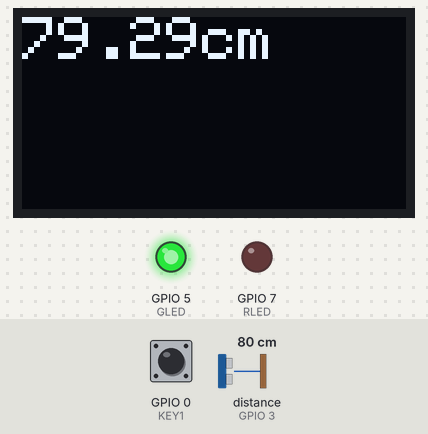
The sketch below on a simulated ESP32. On the bench: 128×64 one-colour display, output pins drawn as LEDs (lit = HIGH). Wiring (inferred from the names in the program): ultrasonic range finder: trigger GPIO 2; echo GPIO 3. Dashed ring = blinking. Inputs (shaded band) come from the test bench; at power-on: GPIO 0 (KEY1) HIGH, distance to the obstacle (sensor on GPIO 3) 80 cm. The echo pulse lasts 58.3 µs per cm; pins used as bus, display or sensor lines are not drawn; what the sketch prints to the serial monitor is not drawn.

Above: at 3.4 s.
3.5 s: GPIO 0 (KEY1) pulled LOW for 1 s
At 3.91 s:
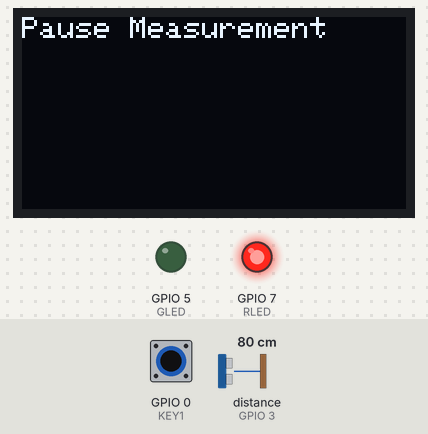
6.0 s: distance to the obstacle (sensor on GPIO 3) set to 2 cm
At 7.4 s:
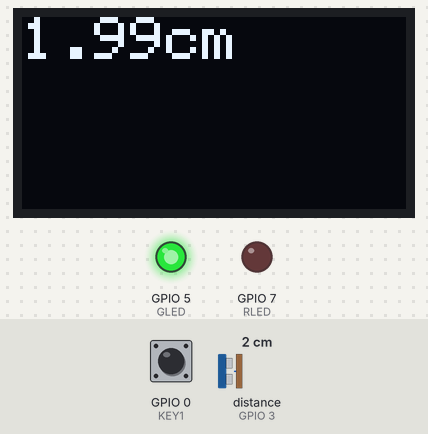
7.8 s: distance to the obstacle (sensor on GPIO 3) set to 120 cm
At 9.2 s:
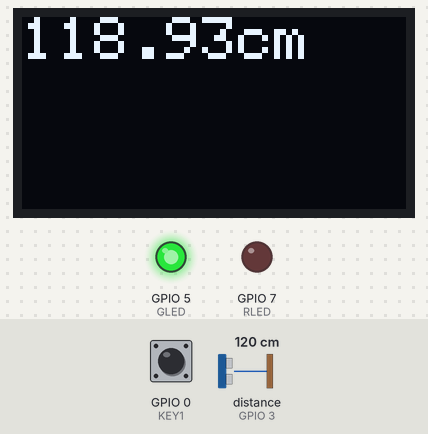
10.1 s: distance to the obstacle (sensor on GPIO 3) set to 4 cm
At 11.8 s:
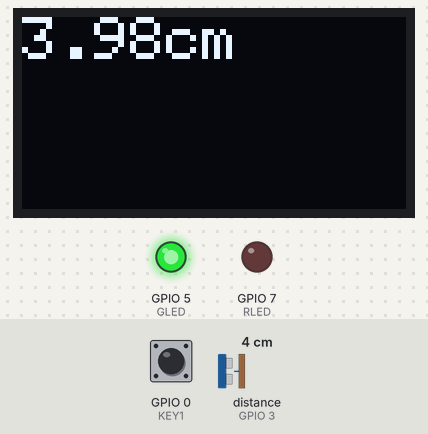
12.3 s: GPIO 0 (KEY1) pulled LOW for 3.2 s
At 13.29 s:
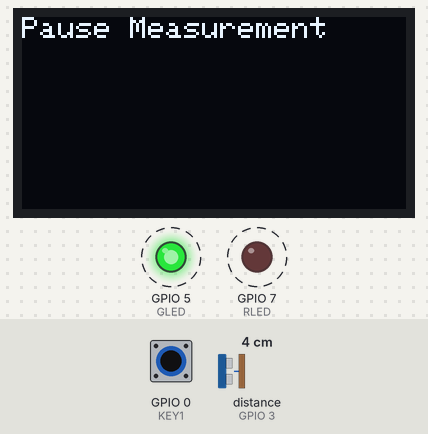
Timing chart, 0 to 16.7 s (numbered marks = the images above; inputs shaded):
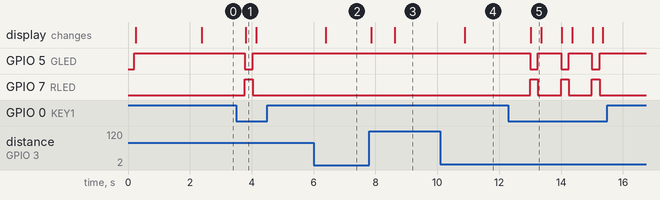

The sketch:

ultrasonic.ino
```cpp
#include <Arduino.h>
#include <Adafruit_GFX.h>
#include <Adafruit_SSD1306.h>

#define SCREEN_WIDTH 128
#define SCREEN_HEIGHT 64
#define SCREEN_ADDRESS 0x3C
#define OLED_RESET -1
#define avr 4

Adafruit_SSD1306 display(SCREEN_WIDTH, SCREEN_HEIGHT, &Wire, OLED_RESET);

const int trig=2;
const int echo=3;
const int RLED=7;//红色RGB
const int GLED=5;//绿色RGB
const int KEY1=0;//按键1
bool LEDSta=LOW;

void setup() {
  // put your setup code here, to run once:
  Serial.begin(115200);
  delay(200);
  //脉冲初始化
  pinMode(trig,OUTPUT);
  pinMode(echo,INPUT);
  //LED初始化
  pinMode(RLED,OUTPUT);
  pinMode(GLED,OUTPUT);
  pinMode(LEDSta,INPUT);
  digitalWrite(GLED,HIGH);

  if(!display.begin(SSD1306_SWITCHCAPVCC, SCREEN_ADDRESS)){
    Serial.println(F("SSD1306 allocation failed"));
    for(;;);
  }
  displayStart();
}

void loop() {
  // put your main code here, to run repeatedly:

  if(digitalRead(KEY1)==LOW){
    delay(20);
    if(digitalRead(KEY1)==LOW)
    {
      LEDSta=!LEDSta;
      digitalWrite(RLED,LEDSta);
      digitalWrite(GLED,!LEDSta);
      if(LEDSta!=HIGH){
          Serial.printf("已开始测量距离\r\n");
      }
      else{
          Serial.printf("已暂停测量距离\r\n");
      }
    }
  }

  if(LEDSta!=HIGH){
      double disintotal= 0;

      for(int count=0;count<avr;count++){

        digitalWrite(trig,HIGH);
        delayMicroseconds(15);//延时15us，即发送15us的脉冲
        digitalWrite(trig,LOW);

        float t = pulseIn(echo,HIGH);//读取echo引脚脉冲时长
        double onedis = t*0.017; //根据ECHO管脚输出高电平的持续时间可以计算距离值。即距离值为(高电平时间*340m/s)/2

        disintotal+=onedis;
        delay(20);
      }
      double result=(disintotal/avr);//采用取平均值的方法进行简单滤波

      if(result>=100){
        Serial.printf("测距距离大，安全距离\r\n");
        Serial.printf("%f cm \r\n",result);
        displayDistance(result);
      }else if(result<100&&result>=20){
        Serial.printf("测距距离较大，接近安全距离\r\n");
        Serial.printf("%f cm \r\n",result);
        displayDistance(result);
      }else if(result<20&&result>=0){
        Serial.printf("测距距离较小，小于安全距离，危险告警\r\n");
        Serial.printf("%f cm \r\n",result);
        displayDistance(result);
      }
      displayDistance(result);
  }else
  {
    displayPause();
  }
  delay(200);
}

//OLED显示测量数值函数
void displayDistance(float distance){
    display.clearDisplay();
    display.setCursor(0, 0);
    display.setTextSize(2);
    display.setTextColor(SSD1306_WHITE);
    display.print(distance);
    display.println("cm");
    display.display();
    delay(200);
}

//OLED显示开始测量函数
void displayStart(){
    display.clearDisplay();
    display.setCursor(0, 0);
    display.setTextSize(1);
    display.setTextColor(SSD1306_WHITE);
    display.println(F("Start Measuring"));
    display.display();
    delay(2000);
}

//OLED显示暂停测量函数
void displayPause(){
    display.clearDisplay();
    display.setCursor(0, 0);
    display.setTextSize(1);
    display.setTextColor(SSD1306_WHITE);
    display.println(F("Pause Measurement"));
    display.display();
}
```

Measured:
- after the input at 3.5 s, GPIO 5 (GLED): HIGH → LOW after 0.28 s, → HIGH 0.25 s later; GPIO 7 (RLED): LOW → HIGH after 0.28 s, → LOW 0.25 s later; the display: changes after 0.31 s (image 1)
- after the input at 6.0 s, the display: changes after 0.39 s (image 2)
- after the input at 7.8 s, the display: first changes after 0.07 s (image 3 shows a later state)
- after the input at 10.1 s, the display: changes after 0.78 s (image 4)
- after the input at 12.3 s, GPIO 5 (GLED): alternates HIGH for 0.75 s and LOW for 0.25 s, 6 changes in all, then stays HIGH, starting after 0.70 s; GPIO 7 (RLED): alternates HIGH for 0.25 s and LOW for 0.75 s, 6 changes in all, then stays LOW, starting after 0.70 s; the display: changes after 0.72 s (image 5)
